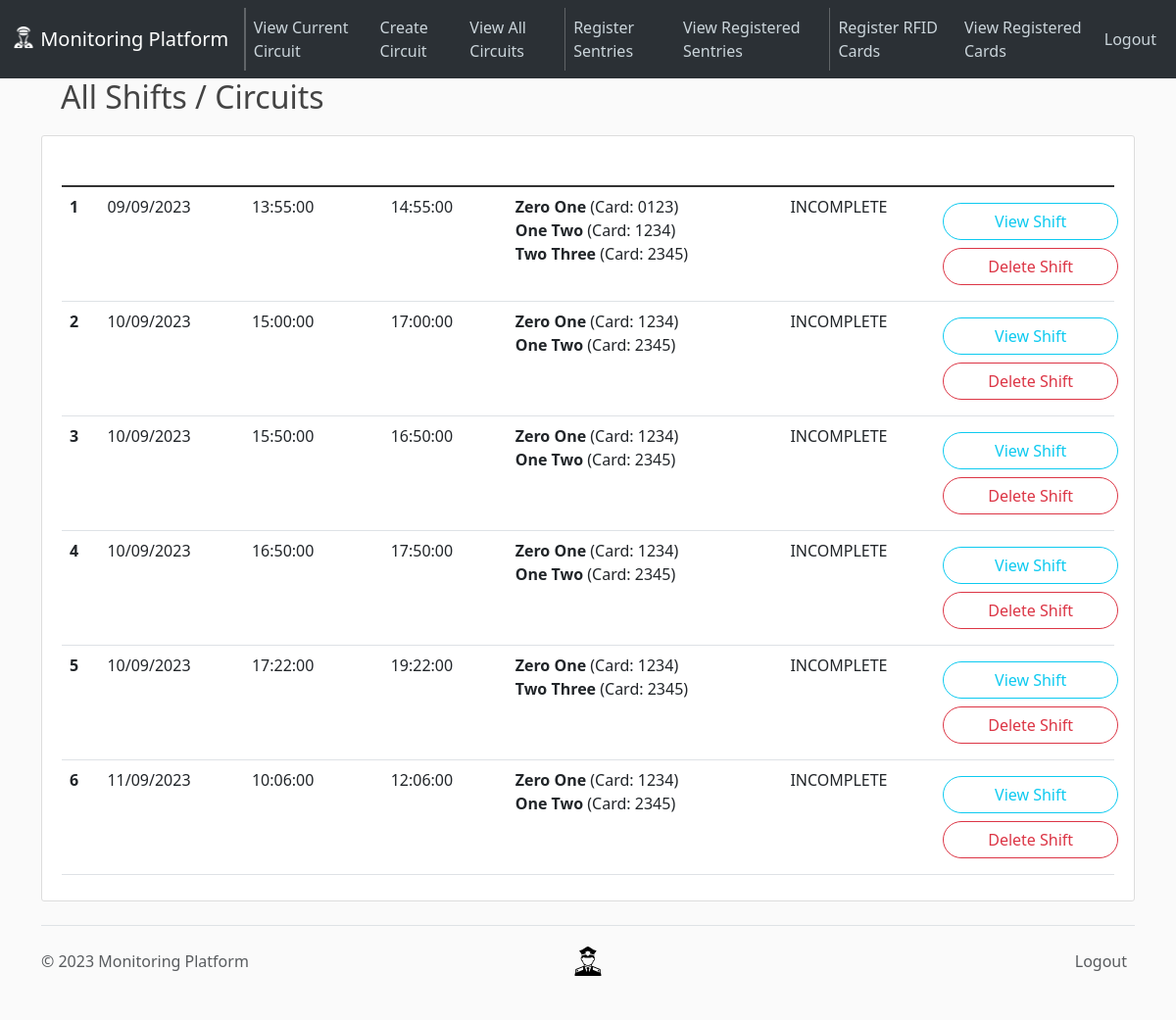
/circuit/logs (signed in), run on an earlier commit of the app's database.
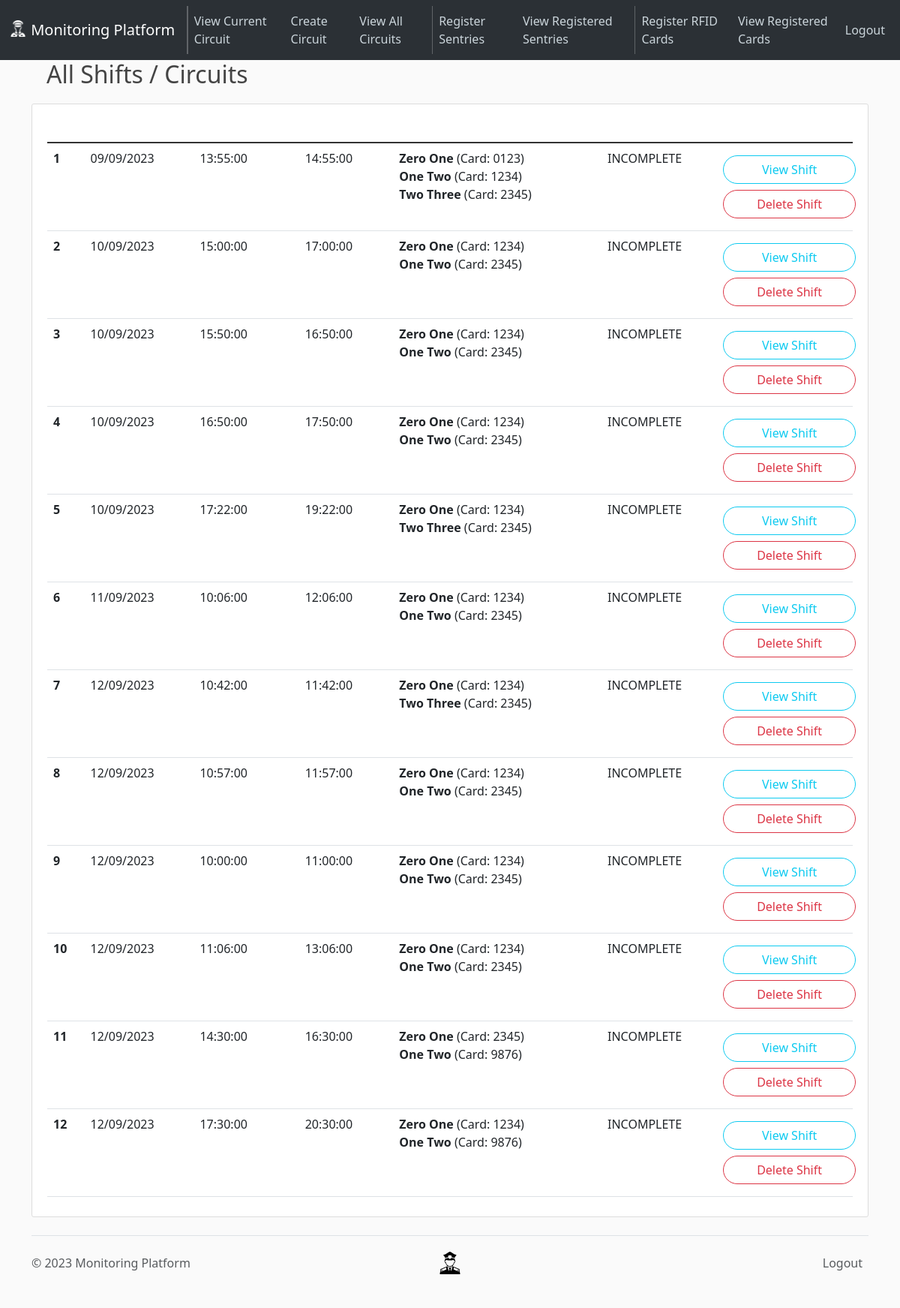
And on a later commit of the database.
### app/models.py (models this page shows, shortened)
class Shift(db.Model):
    __tablename__ = "shifts"
    id = Column(Integer, primary_key=True, autoincrement=True)
    shift_start = Column(Integer, nullable=False, unique=True)
    shift_end = Column(Integer, nullable=False)
    _sentries_on_duty = Column(Text, nullable=False)
    _circuit = Column(Text, nullable=False)
    _path_freqs = Column(Text, nullable=False)
    _alarms = Column(Text, nullable=False, default="[]")
    completed = Column(Boolean, nullable=False, default=False)
    @property
    def sentries(self):
        return literal_eval(self._sentries_on_duty)
    @property
    def circuit(self):
        return literal_eval(self._circuit)
    @property
    def path_freqs(self):
        return literal_eval(self._path_freqs)
    @property
    def alarms(self):
        return literal_eval(self._alarms)

### app/routes.py (the view)
@app.route("/circuit/logs")
@login_required  # ensures that supervisor is logged in to access
def view_all_circuits():
    shifts = Shift.query.all()
    return render_template("view-all-circuits.html", circuits=shifts)

### app/models.py (called while the page is built)
@login_manager.user_loader
def load_supervisor(supervisor_id):
    return Supervisor.query.get(int(supervisor_id))

### app/routes.py (called while the page is built)
@app.template_filter("readable")
def derive_date_time(epoch: int):
    return datetime.fromtimestamp(epoch).strftime("%d/%m/%Y, %H:%M:%S")

@app.template_filter("readable_day")
def derive_date(epoch: int):
    return datetime.fromtimestamp(epoch).strftime("%d/%m/%Y")

@app.template_filter("readable_time")
def derive_time(epoch: int):
    return datetime.fromtimestamp(epoch).strftime("%H:%M:%S")

### app/templates/view-all-circuits.html (shortened to what this page needs)
{% extends 'layout.html' %}{% block content %}
<h2>All Shifts / Circuits</h2>
<article class="media content-section">
  <div class="media-body">
    <table class="table">
      <thead class="bg-steel">
        <tr>
          <th scope="col" style="color: white">#</th>
          <th scope="col" style="color: white">Day</th>
          <th scope="col" style="color: white">Shift Start</th>
          <th scope="col" style="color: white">Shift End</th>
          <th scope="col" style="color: white">Sentries On Duty</th>
          <th scope="col" style="color: white">Status</th>
          <th scope="col" style="color: white">Shift Actions</th>
        </tr>
      </thead>
      <tbody class="table-group-divider">
        {% for circuit in circuits %}
        <tr>
          <th scope="row">{{ circuit.id }}</th>
          <td>{{ circuit.shift_start|readable_day }}</td>
          <td>{{ circuit.shift_start|readable_time }}</td>
          <td>{{ circuit.shift_end|readable_time }}</td>
          <td>
            {% for sentry in circuit.sentries %}
            <strong>{{ sentry[0] }}</strong> (Card: {{ sentry[1].upper() }})
            <br />{% endfor %}
          </td>
          {% if completed %}
          <td>COMPLETE</td>
          {% else %}
          <td>INCOMPLETE</td>
          {% endif %}
          <td class="align-middle">
            <div class="row my-2">
              <a
                class="btn btn-outline-info rounded-pill"
                href="{{ url_for('view_one_circuit', shift_id=circuit.id) }}"
                >View Shift</a
              >
            </div>
            <div class="row my-2">
              <button
                type="button"
                class="btn btn-outline-danger rounded-pill"
                data-bs-toggle="modal"
                data-bs-target="#delete-shift-{{ circuit.id }}"
              >
                Delete Shift
              </button>
            </div>
          </td>
        </tr>
        {% endfor %}
      </tbody>
    </table>
  </div>
</article>
{% endblock content %}

### app/templates/layout.html (shortened to what this page needs)
<!DOCTYPE html>
<html lang="en">
  <head>
    <link
      href="https://cdn.jsdelivr.net/npm/bootstrap@5.3.0-alpha3/dist/css/bootstrap.min.css"
      rel="stylesheet"
    />
    <link
      rel="stylesheet"
      type="text/css"
      href="{{ url_for('static', filename='main.css') }}"
    />
  </head>
  <body>
    {% include 'nav.html' %}
    <main role="main" class="container">
       {% block content %}{% endblock content %}
    </main>
    {% include 'footer.html' %}
  </body>
</html>

### app/templates/nav.html (shortened to what this page needs)
<header class="site-header">
  <nav
    class="navbar fixed-top navbar-expand-lg bg-body-tertiary"
    data-bs-theme="dark"
  >
    <div class="container-fluid">
      <a class="navbar-brand" href="{{ url_for('home') }}">
        <img
          src="{{ url_for('static', filename='nav-guard.png') }}"
          alt="Logo"
          width="24"
          height="24"
          class="d-inline-block align-text-top"
        />
        Monitoring Platform
      </a>
      <div class="collapse navbar-collapse" id="navbarSupportedContent">
        <ul class="navbar-nav me-auto mb-2 mb-lg-0">
          <li class="nav-item">
            <a
              class="nav-link active"
              aria-current="page"
              href="{{ url_for('view_current_route') }}"
              >View Current Circuit</a
            >
          </li>
          <li class="nav-item">
            <a
              class="nav-link active"
              aria-current="page"
              href="{{ url_for('create_route') }}"
              >Create Circuit</a
            >
          </li>
          <li class="nav-item">
            <a class="nav-link" href="{{ url_for('view_all_circuits') }}"
              >View All Circuits</a
            >
          </li>
          <li class="nav-item">
            <a class="nav-link" href="{{ url_for('register_sentry') }}"
              >Register Sentries</a
            >
          </li>
          <li class="nav-item">
            <a class="nav-link" href="{{ url_for('view_all_sentries') }}"
              >View Registered Sentries</a
            >
          </li>
          <li class="nav-item">
            <a class="nav-link" href="{{ url_for('register_card') }}"
              >Register RFID Cards</a
            >
          </li>
          <li class="nav-item">
            <a class="nav-link" href="{{ url_for('view_all_cards') }}"
              >View Registered Cards</a
            >
          </li>
        </ul>
        <div class="navbar-nav">
          {% if current_user.is_authenticated %}
          <a class="nav-item nav-link" href="{{ url_for('logout') }}">Logout</a>
          {% else %}
          <a class="nav-item nav-link" href="#login-form">Login</a>
        </div>
        {% endif %}
      </div>
    </div>
  </nav>
</header>

### app/templates/footer.html (shortened to what this page needs)
<div class="container">
  <footer
    class="footer d-flex flex-wrap justify-content-between align-items-center py-3 my-4 border-top"
  >
    <p class="col-md-4 mb-0 text-body-secondary">
      &copy; 2023 Monitoring Platform
    </p>
    <a
      href="/"
      class="col-md-4 d-flex align-items-center justify-content-center mb-3 mb-md-0 me-md-auto link-body-emphasis text-decoration-none"
    >
      <img
        src="{{ url_for('static', filename='guard.svg') }}"
        alt="Logo"
        width="30"
        height="30"
        class="d-inline-block align-text-top"
      />
    </a>
    {% if current_user.is_authenticated %}
    <ul class="nav col-md-4 justify-content-end">
      <li class="nav-item">
        <a
          href="{{ url_for('logout') }}"
          class="nav-link px-2 text-body-secondary"
          >Logout</a
        >
      </li>
    </ul>
    {% endif %}
  </footer>
</div>

### app/static/main.css (style rules this page uses)
body { background: #fafafa; color: #333333; margin-top: 5rem; }
h1, h2, h3, h4, h5, h6 { color: #444444; margin: 20px; }
.bg-steel { background-color: #5f788a; }
.site-header .navbar-nav .nav-link { color: #cbd5db; }
.site-header .navbar-nav .nav-link.active { font-weight: 500; }
.content-section { background: #ffffff; padding: 10px 20px; border: 1px solid #dddddd; border-radius: 3px; margin-bottom: 20px; }

What changed in the data, as far as the page shows it:
added Shift: id "7", shift_start|readable_day "12/09/2023", shift_start|readable_time "10:42:00", shift_end|readable_time "11:42:00", sentry "Zero One" "Two Three", sentry "1234" "2345"
added Shift: id "8", shift_start|readable_day "12/09/2023", shift_start|readable_time "10:57:00", shift_end|readable_time "11:57:00", sentry "Zero One" "One Two", sentry "1234" "2345"
added Shift: id "9", shift_start|readable_day "12/09/2023", shift_start|readable_time "10:00:00", shift_end|readable_time "11:00:00", sentry "Zero One" "One Two", sentry "1234" "2345"
added Shift: id "10", shift_start|readable_day "12/09/2023", shift_start|readable_time "11:06:00", shift_end|readable_time "13:06:00", sentry "Zero One" "One Two", sentry "1234" "2345"
added Shift: id "11", shift_start|readable_day "12/09/2023", shift_start|readable_time "14:30:00", shift_end|readable_time "16:30:00", sentry "Zero One" "One Two", sentry "2345" "9876"
added Shift: id "12", shift_start|readable_day "12/09/2023", shift_start|readable_time "17:30:00", shift_end|readable_time "20:30:00", sentry "Zero One" "One Two", sentry "1234" "9876"
